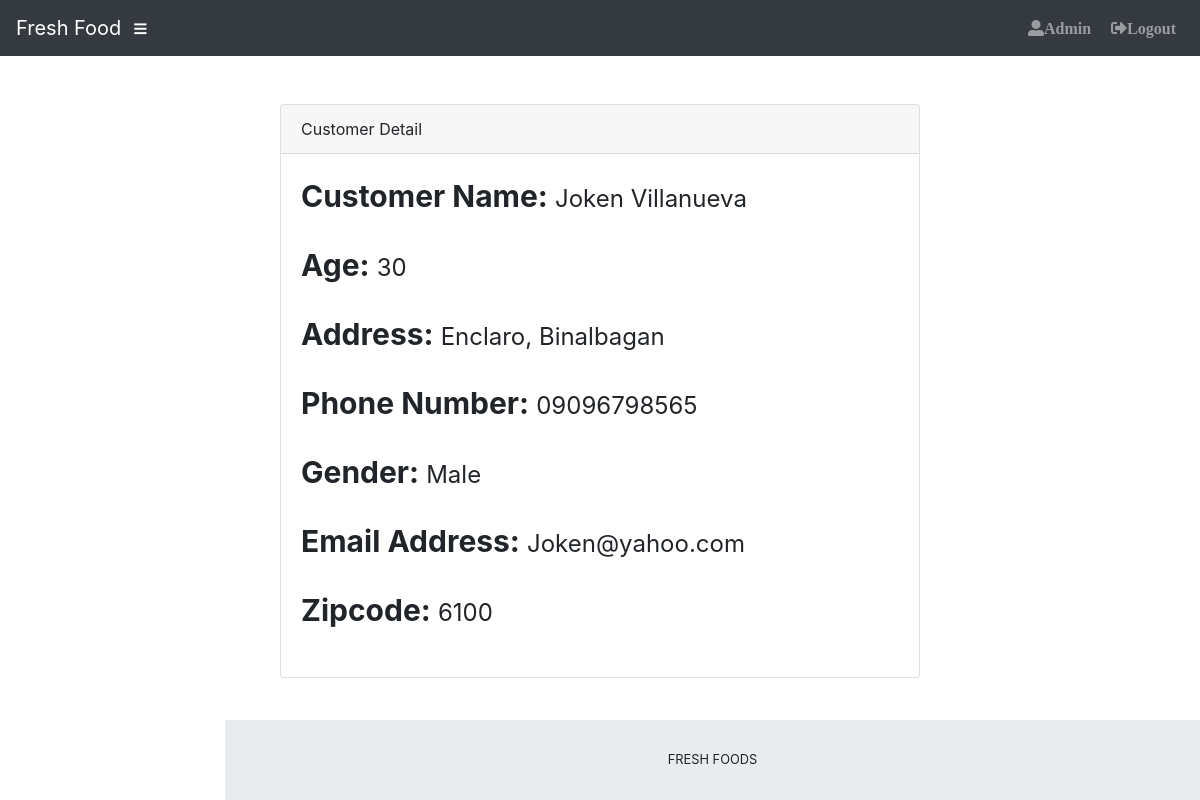
The app's page /admin/customerdetail.php?id=1, older data.
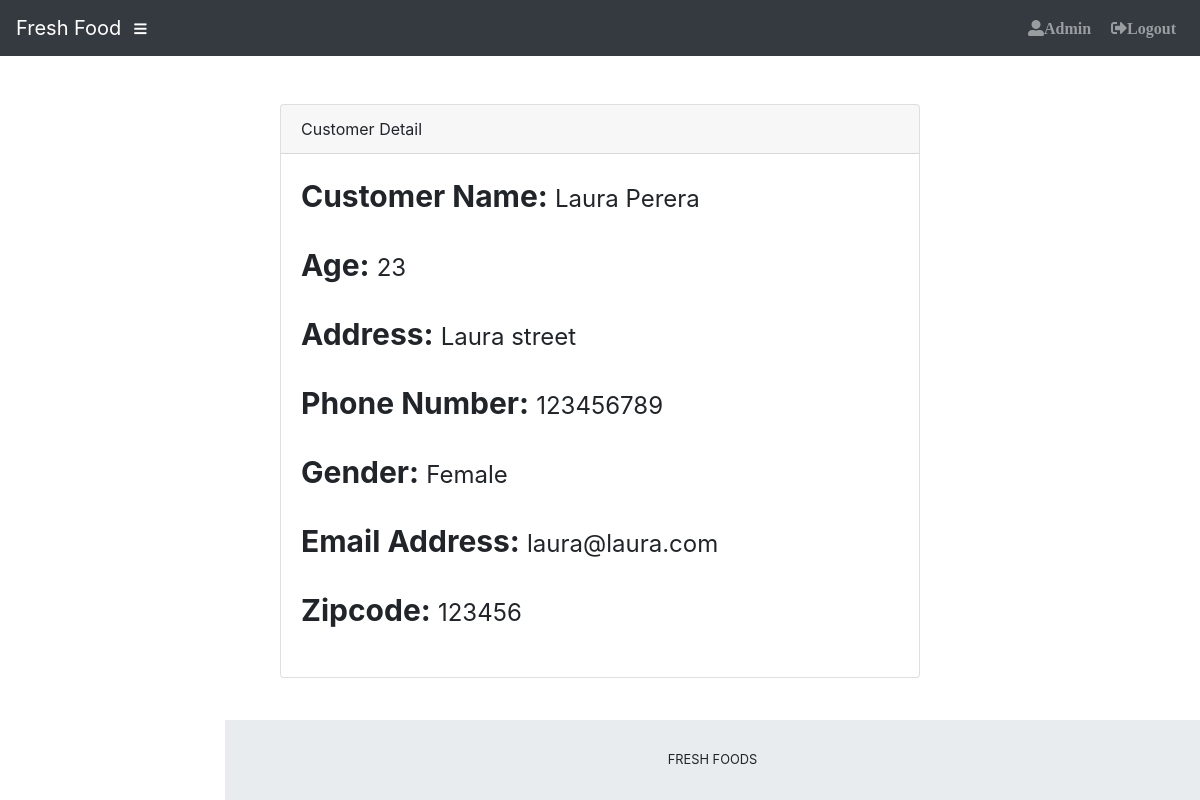
The same page, newer data.
### tables this page shows
CREATE TABLE `tblcustomer` (
  `C_ID` int(50) NOT NULL,
  `C_FNAME` varchar(50) NOT NULL,
  `C_LNAME` varchar(50) NOT NULL,
  `C_AGE` int(2) NOT NULL,
  `C_ADDRESS` text NOT NULL,
  `C_PNUMBER` varchar(50) NOT NULL,
  `C_GENDER` varchar(50) NOT NULL,
  `C_EMAILADD` varchar(50) NOT NULL,
  `ZIPCODE` varchar(50) NOT NULL,
  `username` varchar(50) NOT NULL,
  `password` longtext NOT NULL
);

### admin/customerdetail.php (the view, shortened to what this page needs)
<?php include('../includes/connection.php');?>
<?php include 'theme/header.php'; ?>
<?php
$query = 'SELECT C_ID,concat(C_FNAME," ",C_LNAME)as name,C_AGE,C_ADDRESS,C_PNUMBER,C_GENDER,C_EMAILADD,ZIPCODE FROM tblcustomer
              WHERE
              C_ID ='.$_GET['id'];
            $result = mysqli_query($db, $query) or die(mysqli_error($db));
              while($row = mysqli_fetch_array($result))
              {
               $i = $row['name'];
               $b = $row['C_AGE'];
               $d = $row['C_ADDRESS'];
                $p = $row['C_PNUMBER'];
               $g = $row['C_GENDER'];
               $e = $row['C_EMAILADD'];
               $z = $row['ZIPCODE'];
              }
?>
               <div class="container">
      <div class="card card-register mx-auto mt-5">
        <div class="card-header">Customer Detail</div>
        <div class="card-body">
            <tr>
              <td align="center" width="20%"><b style="font-size: 30px">Customer Name: </b></td>
              <td align="center" width="20%">
                <a style="font-size: 24px"><?php echo $i; ?></a>
              </td>
            </tr>
        <br>
        <br>
         <tr>
              <td align="center" width="20%"><b style="font-size: 30px">Age: </b></td>
              <td align="center" width="20%">
                <a style="font-size: 24px"><?php echo $b; ?></a>
              </td>
            </tr>
        <br>
        <br>
         <tr>
               <td align="center" width="20%"><b style="font-size: 30px">Address: </b></td>
              <td align="center" width="20%">
                <a style="font-size: 24px"><?php echo $d; ?></a>
              </td>
            </tr>
        <br>
        <br>
         <tr>
               <td align="center" width="20%"><b style="font-size: 30px">Phone Number: </b></td>
              <td align="center" width="20%">
                <a style="font-size: 24px"><?php echo $p; ?></a>
              </td>
            </tr>
        <br>
        <br>
         <tr>
               <td align="center" width="20%"><b style="font-size: 30px">Gender: </b></td>
              <td align="center" width="20%">
                <a style="font-size: 24px"><?php echo $g; ?></a>
              </td>
            </tr>
        <br>
        <br>
         <tr>
              <td align="center" width="20%"><b style="font-size: 30px">Email Address: </b></td>
              <td align="center" width="20%">
                <a style="font-size: 24px"><?php echo $e; ?></a>
              </td>
            </tr>
        <br>
        <br>
        <tr>
           <td align="center" width="20%"><b style="font-size: 30px">Zipcode: </b></td>
              <td align="center" width="20%">
                <a style="font-size: 24px"><?php echo $z; ?></a>
              </td>
            </tr>
        <br>
        <br>
                    </div>
                </div>
                </div>
<?php include 'theme/footer.php'; ?>

Row changes from the older to the newer data that the page shows:
changed tblcustomer: C_AGE "30" → "23"; C_ADDRESS "Enclaro, Binalbagan" → "Laura street"; C_PNUMBER "09096798565" → "123456789"; C_GENDER "Male" → "Female"; C_EMAILADD "Joken@yahoo.com" → "laura@laura.com"; ZIPCODE "6100" → "123456"
Text that changed along with them:
$i: "Joken Villanueva" → "Laura Perera"
